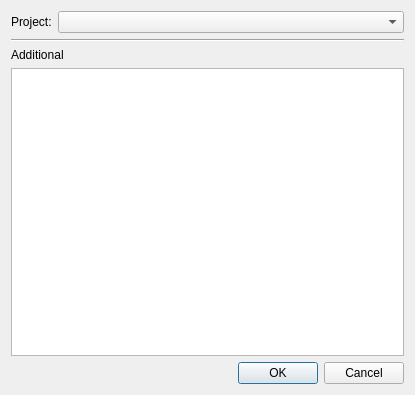
<?xml version="1.0" encoding="UTF-8"?>
<ui version="4.0">
 <class>CppPreProcessorAdditionWidget</class>
 <widget class="QWidget" name="CppPreProcessorAdditionWidget">
  <property name="geometry">
   <rect>
    <x>0</x>
    <y>0</y>
    <width>415</width>
    <height>395</height>
   </rect>
  </property>
  <property name="focusPolicy">
   <enum>Qt::StrongFocus</enum>
  </property>
  <property name="windowTitle">
   <string>PP</string>
  </property>
  <property name="autoFillBackground">
   <bool>true</bool>
  </property>
  <layout class="QVBoxLayout" name="verticalLayout">
   <item>
    <layout class="QHBoxLayout" name="horizontalLayout">
     <item>
      <widget class="QLabel" name="projectLabel">
       <property name="text">
        <string>Project:</string>
       </property>
      </widget>
     </item>
     <item>
      <widget class="QComboBox" name="projectComboBox">
       <property name="sizePolicy">
        <sizepolicy hsizetype="Expanding" vsizetype="Fixed">
         <horstretch>0</horstretch>
         <verstretch>0</verstretch>
        </sizepolicy>
       </property>
      </widget>
     </item>
    </layout>
   </item>
   <item>
    <widget class="Line" name="separator">
     <property name="orientation">
      <enum>Qt::Horizontal</enum>
     </property>
    </widget>
   </item>
   <item>
    <widget class="QLabel" name="additionalLabel">
     <property name="text">
      <string>Additional</string>
     </property>
    </widget>
   </item>
   <item>
    <widget class="TextEditor::SnippetEditorWidget" name="additionalEdit"/>
   </item>
   <item>
    <layout class="QHBoxLayout" name="horizontalLayout_2">
     <item>
      <spacer name="horizontalSpacer">
       <property name="orientation">
        <enum>Qt::Horizontal</enum>
       </property>
       <property name="sizeHint" stdset="0">
        <size>
         <width>40</width>
         <height>20</height>
        </size>
       </property>
      </spacer>
     </item>
     <item>
      <widget class="QDialogButtonBox" name="buttonBox">
       <property name="standardButtons">
        <set>QDialogButtonBox::Cancel|QDialogButtonBox::Ok</set>
       </property>
      </widget>
     </item>
    </layout>
   </item>
  </layout>
 </widget>
 <customwidgets>
  <customwidget>
   <class>TextEditor::SnippetEditorWidget</class>
   <extends>QPlainTextEdit</extends>
   <header>texteditor/snippets/snippeteditor.h</header>
  </customwidget>
 </customwidgets>
 <resources/>
 <connections/>
</ui>
